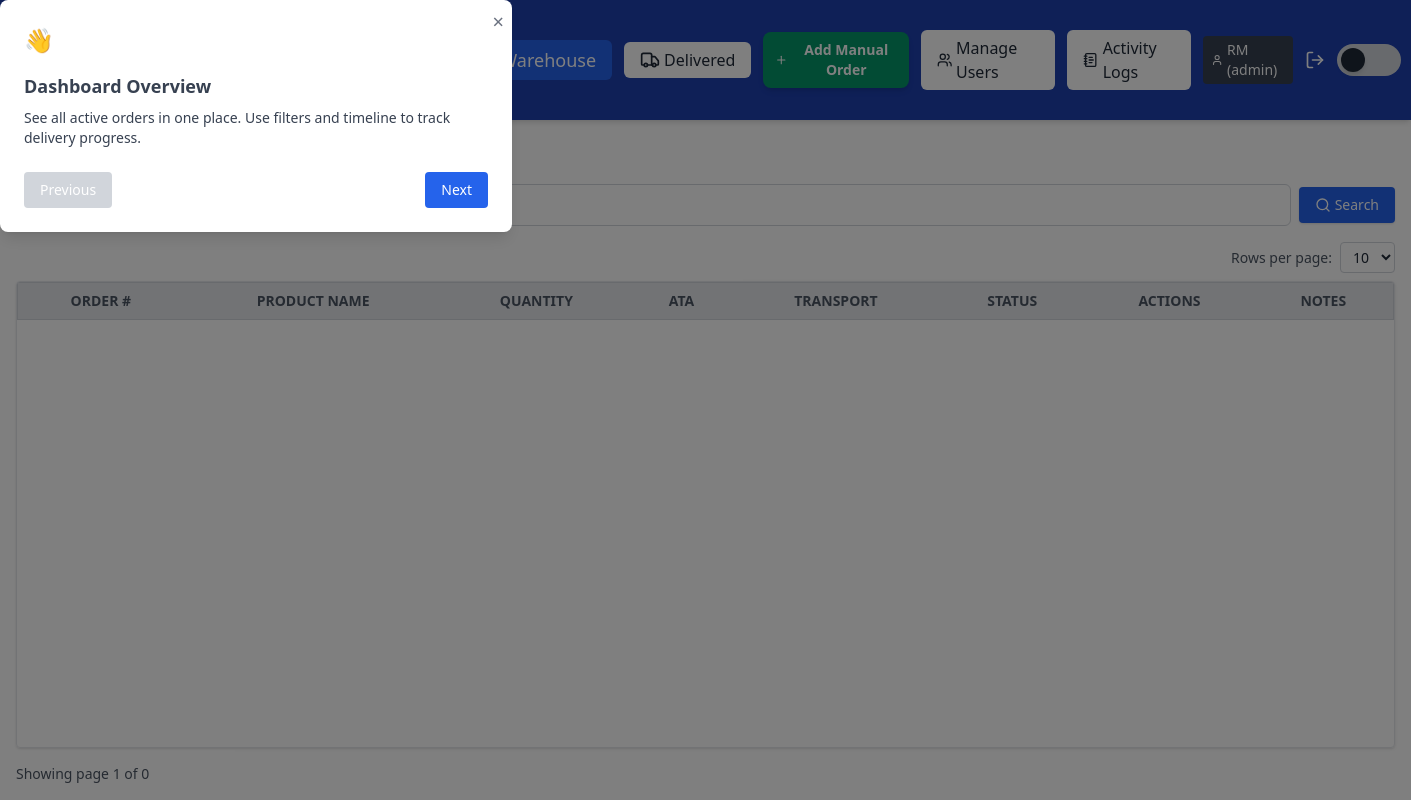
Page /warehouse (signed in) on the earlier database version.
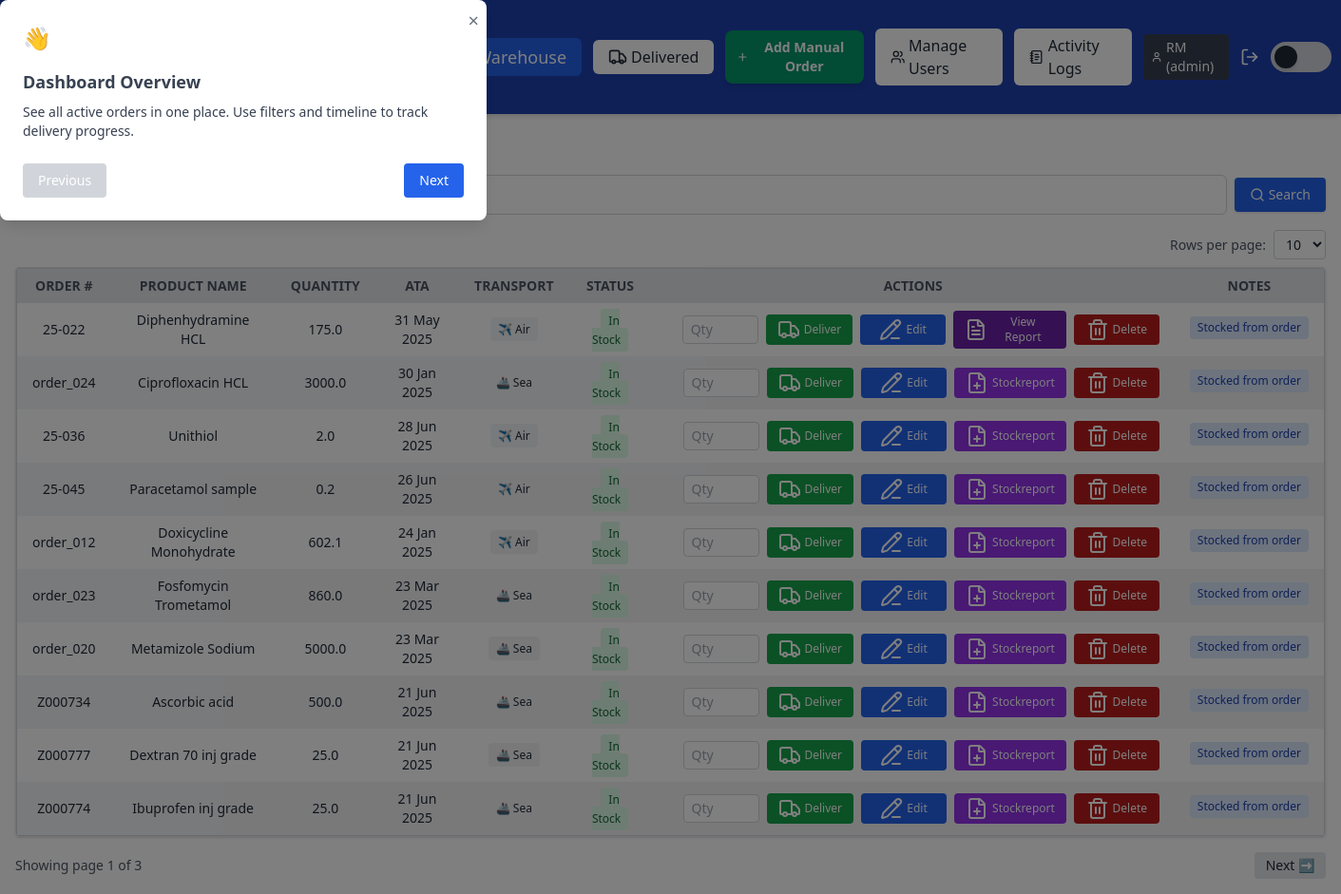
Same page on the later database version.
### app/models.py (models this page shows)
class WarehouseStock(db.Model):
    __tablename__ = 'warehouse_stock'  # ✅ Ensure FK consistency
    id = db.Column(db.Integer, primary_key=True)
    user_id = db.Column(db.Integer, db.ForeignKey('user.id'), nullable=False)
    order_number = db.Column(db.String(50), nullable=False)
    product_name = db.Column(db.String(100), nullable=False)
    quantity = db.Column(db.String(50), nullable=False)
    ata = db.Column(db.String(10), nullable=True)
    transit_status = db.Column(db.String(20), default='In Stock', nullable=False)
    notes = db.Column(db.String(120))
    transport = db.Column(db.String(20))
    is_manual = db.Column(db.Boolean, default=False)
    pod_filename = db.Column(db.String(120))
    warehouse_address = db.Column(db.String(255))
    client = db.Column(db.String(255))
    pos_no = db.Column(db.String(50))
    customer_ref = db.Column(db.String(50))
    is_archived = db.Column(db.Boolean, default=False)

### app/routes/warehouse_routes.py (the view, shortened to what this page needs)
@warehouse_bp.route('/warehouse')
@login_required
def warehouse():
    page = request.args.get('page', 1, type=int)
    per_page = request.args.get('per_page', 10, type=int)
    search = request.args.get('search', '')
    if can_view_all(current_user.role):
        query = WarehouseStock.query.filter_by(is_archived=False)
    else:
        query = WarehouseStock.query.filter_by(is_archived=False, user_id=current_user.id)
    pagination = query.order_by(WarehouseStock.ata.desc()).paginate(page=page, per_page=per_page)
    warehouse_items = pagination.items
    reported_ids = [entry.related_order_id for entry in StockReportEntry.query.all() if entry.related_order_id]
    return render_template(
        'warehouse.html',
        warehouse_items=warehouse_items,
        pagination=pagination,
        per_page=per_page,
        reported_ids=reported_ids
    )

### app/roles.py (called while the page is built)
def can_view_all(role):
    return ROLE_PERMISSIONS.get(role, {}).get('can_view_all', False)

### app/routes/__init__.py (called while the page is built)
def inject_globals():
    return dict(current_user=current_user, current_path=request.path)

### app/templates/warehouse.html (shortened to what the changed rows need)
<!DOCTYPE html>
<html lang="en">
<head>
    <script src="https://cdn.tailwindcss.com"></script>
</head>
<body class="flex flex-col h-screen bg-white text-gray-800 dark:bg-gray-900 dark:text-gray-100">
    {% include '_navbar.html' %}
    <main class="flex flex-col h-full overflow-hidden p-4">
        <h2 class="text-2xl font-bold mb-4">📦 Warehouse Stock</h2>
            {% set clear_args = request.args.to_dict() %}
            {% if 'search' in clear_args %}{% set _ = clear_args.pop('search') %}{% endif %}
            {% if 'page' in clear_args %}{% set _ = clear_args.pop('page') %}{% endif %}
        <div class="orders-table-container flex-grow overflow-auto border rounded shadow w-full">
            <table id="warehouse-table"
                class="w-full table-auto bg-white dark:bg-gray-900 border border-gray-300 dark:border-gray-700 text-sm">
                <thead class="sticky top-0 z-10 bg-gray-200 dark:bg-gray-800">
                    <tr
                        class="bg-gray-200 dark:bg-gray-700 text-center text-xs sm:text-sm text-gray-600 dark:text-gray-300 uppercase">
                        <th class="px-4 py-2 cursor-pointer" data-sort="order_number">Order # </th>
                        <th class="px-4 py-2 cursor-pointer" data-sort="product_name">Product Name </th>
                        <th class="px-4 py-2 cursor-pointer" data-sort="quantity">Quantity </th>
                        <th class="px-4 py-2 cursor-pointer" data-sort="ata">ATA
                        </th>
                        <th class="px-4 py-2 cursor-pointer" data-sort="transport">Transport </th>
                        <th class="px-4 py-2">Status</th>
                        <th class="px-4 py-2">Actions</th>
                        <th class="px-4 py-2">Notes</th>
                    </tr>
                </thead>
                <tbody>
                    {% for item in warehouse_items %}
                    <tr
                        class="text-center even:bg-gray-100 dark:even:bg-gray-800 hover:bg-blue-50 dark:hover:bg-gray-700">
                        <td class="px-4 py-2">{{ item.order_number }}</td>
                        <td class="px-4 py-2">{{ item.product_name }}</td>
                        <td class="px-4 py-2">{{ item.quantity }}</td>
                        <td class="px-4 py-2">{{ item.ata | format_date if item.ata else '—' }}</td>
                        <td class="px-4 py-2 text-xs">
                            {% if item.transport == 'air' %}
                            <span class="bg-gray-100 text-gray-800 px-2 py-1 rounded">✈️ Air</span>
                            {% elif item.transport == 'sea' %}
                            <span class="bg-gray-100 text-gray-800 px-2 py-1 rounded">🚢 Sea</span>
                            {% elif item.transport == 'truck' %}
                            <span class="bg-gray-100 text-gray-800 px-2 py-1 rounded">🚚 Truck</span>
                            {% else %}
                            —
                            {% endif %}
                        </td>
                        <td class="px-4 py-2"><span class="bg-green-100 text-green-800 text-xs px-2 py-1 rounded">In
                                Stock</span>
                        </td>
                        <td class="px-4 py-2">
                            <div class="flex justify-end">
                                <div class="flex items-center gap-2 min-w-[500px] ml-4">
                                    <form method="POST"
                                        action="{{ url_for('warehouse.deliver_partial', item_id=item.id) }}"
                                        class="flex items-center gap-2">
                                        <input type="number" name="quantity" min="1" max="{{ item.quantity }}"
                                            placeholder="Qty"
                                            class="w-20 px-2 py-1 rounded text-sm bg-white text-black dark:bg-gray-800 dark:text-white border border-gray-300 dark:border-gray-600 focus:outline-none focus:ring-2 focus:ring-blue-500"
                                            required>
                                        <button type="submit"
                                            class="bg-green-600 hover:bg-green-700 text-white px-3 py-1 text-xs rounded min-w-[90px] flex items-center gap-1 justify-center">
                                            <i data-lucide="truck"></i> Deliver
                                        </button>
                                    </form>
                                    <a href="{{ url_for('warehouse.edit_warehouse', item_id=item.id) }}"
                                        class="bg-blue-600 hover:bg-blue-700 text-white px-3 py-1 text-xs rounded min-w-[90px] flex items-center gap-1 justify-center">
                                        <i data-lucide="pencil-line"></i> Edit
                                    </a>
                                    {% if item.id in reported_ids %}
                                    <button data-item-id="{{ item.id }}"
                                        class="open-stockreport-modal bg-purple-800 hover:bg-purple-900 text-white px-3 py-1 text-xs rounded flex items-center gap-1 justify-center">
                                        <i data-lucide="file-text"></i> View Report
                                    </button>
                                    {% else %}
                                    <a href="{{ url_for('warehouse.stockreport_entry_form', item_id=item.id) }}"
                                        class="bg-purple-600 hover:bg-purple-700 text-white px-3 py-1 text-xs rounded flex items-center gap-1 justify-center">
                                        <i data-lucide="file-plus"></i> Stockreport
                                    </a>
                                    {% endif %}
                                    <form method="POST"
                                        action="{{ url_for('warehouse.delete_warehouse', item_id=item.id) }}"
                                        onsubmit="return confirm('Delete this warehouse item?')" class="inline">
                                        <button type="submit"
                                            class="bg-red-700 hover:bg-red-800 text-white px-3 py-1 text-xs rounded min-w-[90px] flex items-center gap-1 justify-center">
                                            <i data-lucide="trash-2"></i> Delete
                                        </button>
                                    </form>
                                </div>
                            </div>
                        </td>
                        <td class="px-4 py-2">
                            {% if item.notes %}
                            <span title="{{ item.notes }}"
                                class="bg-blue-100 text-blue-800 text-xs px-2 py-1 rounded whitespace-nowrap max-w-[150px] overflow-hidden text-ellipsis inline-block">
                                {{ item.notes[:30] }}{% if item.notes|length > 30 %}...{% endif %}
                            </span>
                            {% else %}
                            —
                            {% endif %}
                        </td>
                    </tr>
                    {% endfor %}
                </tbody>
            </table>
        </div>
        {% set args = request.args.to_dict() if request.args else {} %}
        {% set filtered_args = args.copy() %}
        {% if 'page' in filtered_args %}{% set _ = filtered_args.pop('page') %}{% endif %}
        {% if 'per_page' in filtered_args %}{% set _ = filtered_args.pop('per_page') %}{% endif %}
        <div class="mt-4 flex justify-between items-center">
            <div class="text-sm text-gray-600 dark:text-gray-300">
                Showing page {{ pagination.page }} of {{ pagination.pages }}
            </div>
            <div class="flex gap-2">
                {% if pagination.has_next %}
                <a href="{{ url_for('warehouse.warehouse', page=pagination.next_num, per_page=per_page, **filtered_args) }}"
                    class="px-3 py-1 bg-gray-200 dark:bg-gray-700 rounded hover:bg-gray-300 text-sm">Next ➡</a>
                {% endif %}
            </div>
        </div>
    </main>
</body>
</html>

Differences in the rows shown:
added WarehouseStock: order_number "25-022", product_name "Diphenhydramine HCL", quantity "175.0", ata "31 May 2025", transport "✈️ Air", notes "Stocked from order"
added WarehouseStock: order_number "order_024", product_name "Ciprofloxacin HCL", quantity "3000.0", ata "30 Jan 2025", transport "🚢 Sea", notes "Stocked from order"
added WarehouseStock: order_number "25-036", product_name "Unithiol", quantity "2.0", ata "28 Jun 2025", transport "✈️ Air", notes "Stocked from order"
added WarehouseStock: order_number "25-045", product_name "Paracetamol sample", quantity "0.2", ata "26 Jun 2025", transport "✈️ Air", notes "Stocked from order"
added WarehouseStock: order_number "order_012", product_name "Doxicycline Monohydrate", quantity "602.1", ata "24 Jan 2025", transport "✈️ Air", notes "Stocked from order"
added WarehouseStock: order_number "order_023", product_name "Fosfomycin Trometamol", quantity "860.0", ata "23 Mar 2025", transport "🚢 Sea", notes "Stocked from order"
added WarehouseStock: order_number "order_020", product_name "Metamizole Sodium", quantity "5000.0", ata "23 Mar 2025", transport "🚢 Sea", notes "Stocked from order"
added WarehouseStock: order_number "Z000734", product_name "Ascorbic acid", quantity "500.0", ata "21 Jun 2025", transport "🚢 Sea", notes "Stocked from order"
added WarehouseStock: order_number "Z000777", product_name "Dextran 70 inj grade", quantity "25.0", ata "21 Jun 2025", transport "🚢 Sea", notes "Stocked from order"
added WarehouseStock: order_number "Z000774", product_name "Ibuprofen inj grade", quantity "25.0", ata "21 Jun 2025", transport "🚢 Sea", notes "Stocked from order"
Other differences:
{{ pagination.pages }}: "0" → "3"
text now shown: "Next ➡"
